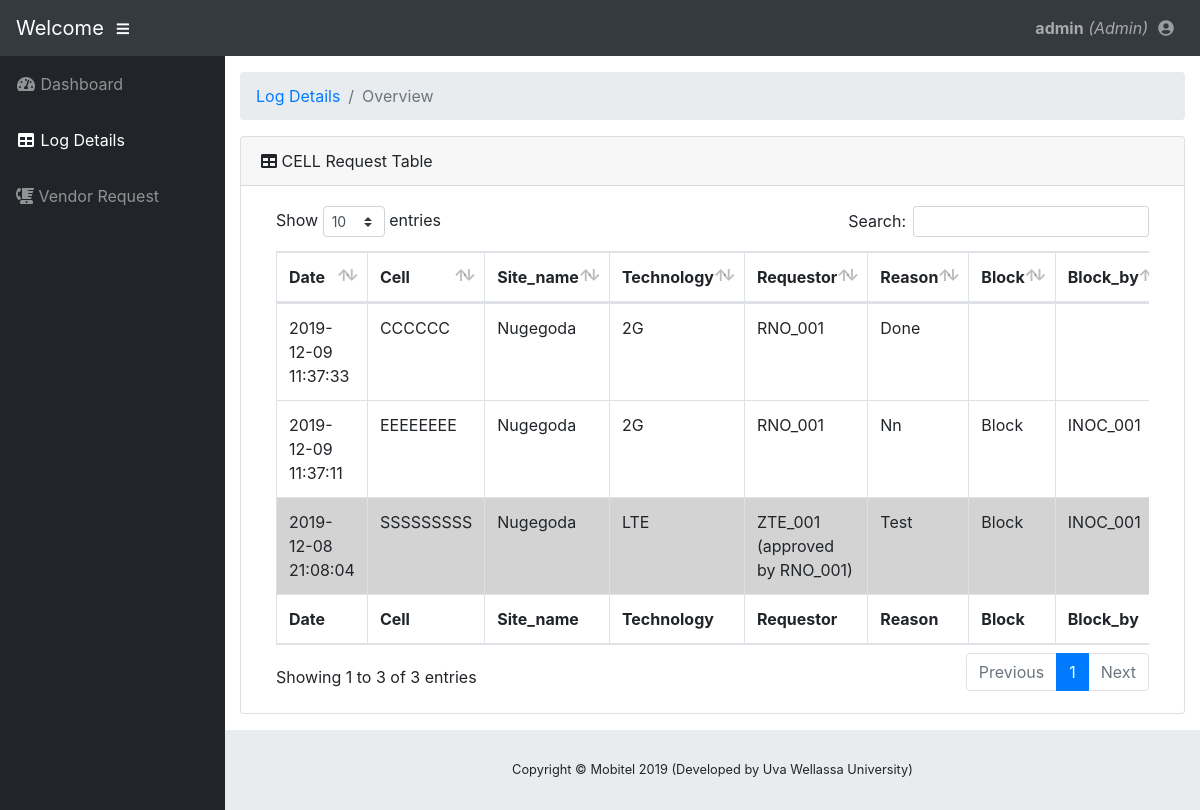
/Details_Requestor.php (signed in), run on the app's committed database.
### tables this page shows
CREATE TABLE IF NOT EXISTS `cbm_cell_block` (
  `id` int(11) NOT NULL AUTO_INCREMENT,
  `date` datetime NOT NULL,
  `cell` varchar(30) NOT NULL,
  `site_name` varchar(100) NOT NULL,
  `technology` varchar(30) NOT NULL,
  `requestor` varchar(50) NOT NULL,
  `reason` varchar(255) NOT NULL,
  `block` varchar(50) DEFAULT '',
  `block_by` varchar(50) DEFAULT '',
  `block_time` datetime DEFAULT NULL,
  `block_remarks` varchar(200) DEFAULT '',
  `deblock` varchar(50) DEFAULT '',
  `deblock_by` varchar(50) DEFAULT '',
  `deblock_time` datetime DEFAULT NULL,
  `deblock_remarks` varchar(255) DEFAULT '',
  `active` int(1) NOT NULL,
  PRIMARY KEY (`id`)
);

### Details_Requestor.php (the view, shortened to what this page needs)
<!DOCTYPE html>
<html lang="en">
<head>
  <link href="vendor/fontawesome-free/css/all.min.css" rel="stylesheet" type="text/css">
  <link href="vendor/datatables/dataTables.bootstrap4.css" rel="stylesheet">
  <link href="css/sb-admin.css" rel="stylesheet">
</head>
<body id="page-top">
  <nav class="navbar navbar-expand navbar-dark bg-dark static-top">
    <a class="navbar-brand mr-1" href="">Welcome</a>
    <button class="btn btn-link btn-sm text-white order-1 order-sm-0" id="sidebarToggle" href="#">
      <i class="fas fa-bars"></i>
    </button>
    <?php include 'common/nav_rno.php'; ?>
  <div id="wrapper">
    <ul class="sidebar navbar-nav">
      <li class="nav-item">
        <a class="nav-link" href="dashboard_Requestor.php">
          <i class="fas fa-fw fa-tachometer-alt"></i>
          <span>Dashboard</span>
        </a>
      </li>
      <li class="nav-item active">
        <a class="nav-link" href="Details_Requestor.php">
          <i class="fas fa-fw fa-table"></i>
          <span>Log Details</span></a>
      </li>
      <li class="nav-item">
        <a class="nav-link" href="Vendor_Request.php">
          <i class="fas fa-blender-phone"></i>
          <span>Vendor Request</span></a>
      </li>
    </ul>
    <div id="content-wrapper">
      <div class="container-fluid">
        <ol class="breadcrumb">
          <li class="breadcrumb-item">
            <a href="Details_Requestor.php">Log Details</a>
          </li>
          <li class="breadcrumb-item active">Overview</li>
        </ol>
        <div class="card col-xl-12 col-sm-12 mb-3">
          <div class="card-header">
            <i class="fas fa-table"></i>
            CELL Request Table</div>
          <div class="card-body">
            <div class="table-responsive">
              <?php
              require_once('connect.php');
              $qry = "SELECT * FROM cbm_cell_block WHERE `block`!='Approval_Pending..' AND deblock!='Approval_Pending..' ORDER BY `id` DESC";
              echo '<table class="table table-bordered" id="dataTable" width="100%" cellspacing="0">
              <thead>
                  <tr>
                  <th>Date</th>
                  <th>Cell </th>
                  <th>Site_name </th>
                  <th>Technology </th>
                  <th>Requestor</th>
                  <th>Reason</th>
                  <th>Block</th>
                  <th>Block_by</th>
                  <th>Block_time</th>
                  <th>Block_remarks</th>
                  <th>Deblock</th>
                  <th>Deblock_by</th>
                  <th>Deblock_time</th>
                  <th>Deblock_remarks</th>
                      </tr></thead>
                      <tfoot>
                  <tr>
                  <th>Date</th>
                  <th>Cell </th>
                  <th>Site_name </th>
                  <th>Technology </th>
                  <th>Requestor</th>
                  <th>Reason</th>
                  <th>Block</th>
                  <th>Block_by</th>
                  <th>Block_time</th>
                  <th>Block_remarks</th>
                  <th>Deblock</th>
                  <th>Deblock_by</th>
                  <th>Deblock_time</th>
                  <th>Deblock_remarks</th>
                      </tr></tfoot>';
              if ($res = $con->query($qry)) {
                while ($row = $res->fetch_assoc()) {
                  $field1name = $row["date"];
                  $field2name = $row["cell"];
                  $field3name = $row["site_name"];
                  $field4name = $row["technology"];
                  $field5name = $row["requestor"];
                  $field6name = $row["reason"];
                  $field7name = $row["block"];
                  $field8name = $row["block_by"];
                  $field9name = $row["block_time"];
                  $field10name = $row["block_remarks"];
                  $field11name = $row["deblock"];
                  $field12name = $row["deblock_by"];
                  $field13name = $row["deblock_time"];
                  $field14name = $row["deblock_remarks"];
                  if ($field7name == 'Block' && $field11name == 'Deblock') {
                    echo '<tr style="background-color: lightgray;">';
                  } else {
                    echo '<tr>';
                  }
                  echo "
                                <td>" . $field1name . "</td>
                                <td>" . $field2name . "</td>
                                <td>" . $field3name . "</td>
                                <td>" . $field4name . "</td>
                                <td>" . $field5name . "</td>
                                <td>" . $field6name . "</td>
                                <td>" . $field7name . "</td>
                                <td>" . $field8name . "</td>
                                <td>" . $field9name . "</td>
                                <td>" . $field10name . "</td>
                                <td>" . $field11name . "</td>
                                <td>" . $field12name . "</td>
                                <td>" . $field13name . "</td>
                                <td>" . $field14name . "</td>
                                </tr>";
                }
              }
              ?></table>
            </div>
          </div>
        </div>
      </div>
      <footer class="sticky-footer">
        <div class="container my-auto">
          <div class="copyright text-center my-auto">
            <span>Copyright © Mobitel 2019 (Developed by Uva Wellassa University)</span>
          </div>
        </div>
      </footer>
    </div>
  </div>
</body>
</html>

### data on the page
cbm_cell_block: cell "CCCCCC", site_name "Nugegoda", technology "2G", requestor "RNO_001", reason "Done"
cbm_cell_block: cell "EEEEEEEE", site_name "Nugegoda", technology "2G", requestor "RNO_001", reason "Nn", block "Block", block_by "INOC_001"
cbm_cell_block: cell "SSSSSSSSS", site_name "Nugegoda", technology "LTE", requestor "ZTE_001 (approved by RNO_001)", reason "Test", block "Block", block_by "INOC_001"

### other printed values
$_SESSION['user_name'] "admin"
$_SESSION['user_type'] "Admin"
